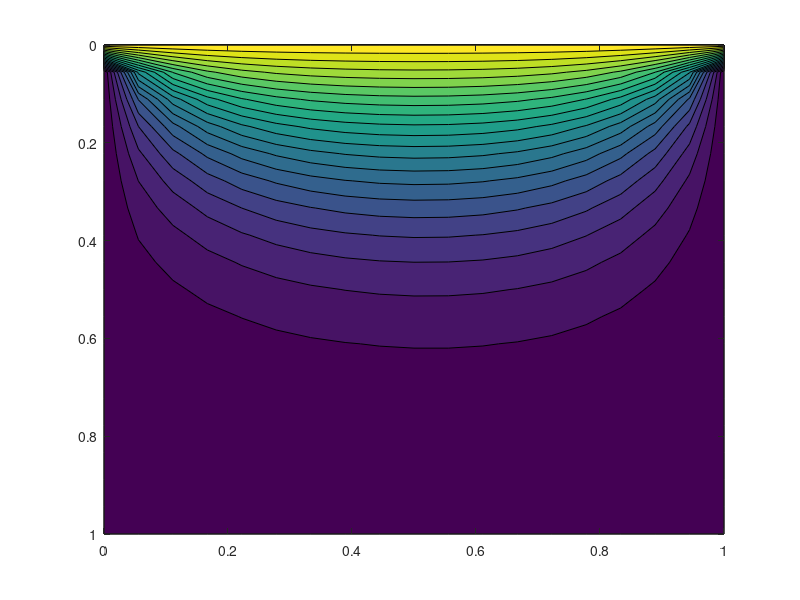

Here is the MATLAB script that generated this plot: (Note: this script raises an error after producing the figure.)
% SIMPLE Algorithm for the solution of the lid-cavity problem
% Discretization scheme used: Hybrid-scheme
%
% Mateus Dias Ribeiro
% 16.03.2014

clear all;
clc;

% Problem variables
L = 1; %input('Enter the cavity size L: [m] \n');
U = 0.1; %input('Enter the velocity U: [m/s] \n');
mi = 1; %input('Enter the viscosity: [Ns/m2] \n');
ro = 1; %input('Enter the density: [kg/m3] \n');
alpha = 0.5; % input('Enter the under-relaxation factor alpha \n');
n = 19; %input('Enter the grid order n: \n');

gamma = mi;
Re = ro*U*L/mi;

% Definitions of the u, v and P fields
u0 = zeros(n);
u = zeros(n);
v0 = zeros(n);
v = zeros(n);
P0 = zeros(n);
Pl = zeros(n);
P = zeros(n);

x = linspace(0,1,n);
y = x;

deltax = L/n;
deltay = L/n;

Ax = deltay*1;
Ay = deltax*1;

Dx = gamma*Ax/deltax;
Dy = gamma*Ay/deltay;

% Inference of the U value on the top of the cavity
for(i=1:n)
u0(1,i) = U;
u(1,i) = U;
end

res = 10;
st=0;
cont=0;

while st~=1
    % Obtaining u0 field
in =1;
while in<=30

for(i=2:n-1)
    for(j=2:n-1)
        Fe = 0.5*ro*Ax*(u(i,j)+u(i,j+1));
        Fw = 0.5*ro*Ax*(u(i,j)+u(i,j-1));
        Fn = 0.5*ro*Ay*(v(i-1,j)+v(i-1,j-1));
        Fs = 0.5*ro*Ay*(v(i,j)+v(i,j-1));
      
        ae=abs(max(max(-Fe,(Dx-Fe/2)),0));
        aw=abs(max(max(Fw,(Dx+Fw/2)),0));
        an=abs(max(max(-Fn,(Dy-Fn/2)),0));
        as=abs(max(max(Fs,(Dy+Fs/2)),0));
      
        ap = ae + aw + an + as + (Fe-Fw) + (Fn-Fs);
      
        u0(i,j) = (ae*u0(i,j+1) + aw*u0(i,j-1) + an*u0(i-1,j) + as*u0(i+1,j) + (P0(i,j-1) - P0(i,j))*Ax)/ap;
    end
end

in=in+1;
end

    % Obtaining v0 field
in =1;
while in<=30

for(i=2:n-1)
    for(j=2:n-1)
        Fe = 0.5*ro*Ax*(u(i,j+1)+u(i+1,j+1));
        Fw = 0.5*ro*Ax*(u(i,j)+u(i+1,j));
        Fn = 0.5*ro*Ay*(v(i,j)+v(i-1,j));
        Fs = 0.5*ro*Ay*(v(i,j)+v(i+1,j));
      
        ae=abs(max(max(-Fe,(Dx-Fe/2)),0));
        aw=abs(max(max(Fw,(Dx+Fw/2)),0));
        an=abs(max(max(-Fn,(Dy-Fn/2)),0));
        as=abs(max(max(Fs,(Dy+Fs/2)),0));
      
        ap = ae + aw + an + as + (Fe-Fw) + (Fn-Fs);
      
        v0(i,j) = (ae*v0(i,j+1) + aw*v0(i,j-1) + an*v0(i-1,j) + as*v0(i+1,j) + (P0(i+1,j) - P0(i,j))*Ay)/ap;
    end
end

in=in+1;
end

% Obtaining Pl (Pressure deviation)
in =1;
while in<=30

for(i=1:n)
    for(j=1:n)
    if((i==1)&&(j==1))   % corner up-left
        Fe = ro*Ax*(u(i,j+1));
        Fw = ro*Ax*(u(i,j));
        Fn = 0;
        Fs = ro*Ay*(v(i,j));
      
        ae=abs(max(max(-Fe,(Dx-Fe/2)),0));
        aw=abs(max(max(Fw,(Dx+Fw/2)),0));
        an=0;
        as=abs(max(max(Fs,(Dy+Fs/2)),0));
      
        de = Ax/ae;
        dw = Ax/aw;
        ds = Ay/as;
      
        aE = ro*de*Ax;
        aW = ro*dw*Ax;
        aS = ro*ds*Ay;
      
        aP = aE + aW + aS;
      
        b(i,j) = (ro*u0(i,j) - ro*u0(i,j+1))*Ax + (ro*v0(i,j) - 0)*Ay;
      
        %Pl(i,j) = (aE*Pl(i,j+1) + aS*Pl(i+1,j) + b(i,j))/aP;
        Pl(i,j) = 0;
        
    elseif((i==1)&&(j==n))   % corner up-right
        Fe = 0;
        Fw = ro*Ax*(u(i,j));
        Fn = 0;
        Fs = ro*Ay*(v(i,j));
      
        ae=0;
        aw=abs(max(max(Fw,(Dx+Fw/2)),0));
        an=0;
        as=abs(max(max(Fs,(Dy+Fs/2)),0));
      
        dw = Ax/aw;
        ds = Ay/as;
      
        aW = ro*dw*Ax;
        aS = ro*ds*Ay;
      
        aP = aW + aS;
      
        b(i,j) = (ro*u0(i,j) - 0)*Ax + (ro*v0(i,j) - 0)*Ay;
      
        %Pl(i,j) = (aW*Pl(i,j-1) + aS*Pl(i+1,j) + b(i,j))/aP;
        Pl(i,j) = 0;
        
     elseif((i==n)&&(j==1))   % corner down-left
        Fe = ro*Ax*(u(i,j+1));
        Fw = ro*Ax*(u(i,j));
        Fn = ro*Ay*(v(i-1,j));
        Fs = ro*Ay*(v(i,j));
      
        ae=abs(max(max(-Fe,(Dx-Fe/2)),0));
        aw=abs(max(max(Fw,(Dx+Fw/2)),0));
        an=abs(max(max(-Fn,(Dy-Fn/2)),0));
        as=abs(max(max(Fs,(Dy+Fs/2)),0));
      
        de = Ax/ae;
        dw = Ax/aw;
        dn = Ay/an;
        ds = Ay/as;
      
        aE = ro*de*Ax;
        aW = ro*dw*Ax;
        aN = ro*dn*Ay;
        aS = ro*ds*Ay;
      
        aP = aE + aW + aN + aS;
      
        b(i,j) = (ro*u0(i,j) - ro*u0(i,j+1))*Ax + (ro*v0(i,j) - ro*v0(i-1,j))*Ay;
      
        Pl(i,j) = (aE*Pl(i,j+1) + aN*Pl(i-1,j) + b(i,j))/aP;
        %Pl(i,j) = 0;
        
     elseif((i==n)&&(j==n))   % corner down-right
    Fe = 0;
        Fw = ro*Ax*(u(i,j));
        Fn = ro*Ay*(v(i-1,j));
        Fs = ro*Ay*(v(i,j));
      
        ae=0;
        aw=abs(max(max(Fw,(Dx+Fw/2)),0));
        an=abs(max(max(-Fn,(Dy-Fn/2)),0));
        as=abs(max(max(Fs,(Dy+Fs/2)),0));
      
        dw = Ax/aw;
        dn = Ay/an;
        ds = Ay/as;
      
        aW = ro*dw*Ax;
        aN = ro*dn*Ay;
        aS = ro*ds*Ay;
      
        aP = aW + aN + aS;
      
        b(i,j) = (ro*u0(i,j) - 0)*Ax + (ro*v0(i,j) - ro*v0(i-1,j))*Ay;
      
        Pl(i,j) = (aW*Pl(i,j-1) + aN*Pl(i-1,j) + b(i,j))/aP;
        %Pl(i,j) = 0;
    
    elseif((i~=1)&&(i~=n)&&(j==1))   % wall left
        Fe = ro*Ax*(u(i,j+1));
        Fw = ro*Ax*(u(i,j));
        Fn = ro*Ay*(v(i-1,j));
        Fs = ro*Ay*(v(i,j));
      
        ae=abs(max(max(-Fe,(Dx-Fe/2)),0));
        aw=abs(max(max(Fw,(Dx+Fw/2)),0));
        an=abs(max(max(-Fn,(Dy-Fn/2)),0));
        as=abs(max(max(Fs,(Dy+Fs/2)),0));
      
        de = Ax/ae;
        dw = Ax/aw;
        dn = Ay/an;
        ds = Ay/as;
      
        aE = ro*de*Ax;
        aW = ro*dw*Ax;
        aN = ro*dn*Ay;
        aS = ro*ds*Ay;
      
        aP = aE + aW + aN + aS;
      
        b(i,j) = (ro*u0(i,j) - ro*u0(i,j+1))*Ax + (ro*v0(i,j) - ro*v0(i-1,j))*Ay;
      
        Pl(i,j) = (aE*Pl(i,j+1) + aN*Pl(i-1,j) + aS*Pl(i+1,j) + b(i,j))/aP;
        
     elseif((i~=1)&&(i~=n)&&(j==n))   % wall right
        Fe = 0;
        Fw = ro*Ax*(u(i,j));
        Fn = ro*Ay*(v(i-1,j));
        Fs = ro*Ay*(v(i,j));
      
        ae=0;
        aw=abs(max(max(Fw,(Dx+Fw/2)),0));
        an=abs(max(max(-Fn,(Dy-Fn/2)),0));
        as=abs(max(max(Fs,(Dy+Fs/2)),0));
      
        dw = Ax/aw;
        dn = Ay/an;
        ds = Ay/as;
      
        aW = ro*dw*Ax;
        aN = ro*dn*Ay;
        aS = ro*ds*Ay;
      
        aP = aW + aN + aS;
      
        b(i,j) = (ro*u0(i,j) - 0)*Ax + (ro*v0(i,j) - ro*v0(i-1,j))*Ay;
      
        Pl(i,j) = (aW*Pl(i,j-1) + aN*Pl(i-1,j) + aS*Pl(i+1,j) + b(i,j))/aP;
        
     elseif((j~=1)&&(j~=n)&&(i==1))   % wall top
        Fe = ro*Ax*(u(i,j+1));
        Fw = ro*Ax*(u(i,j));
        Fn = 0;
        Fs = ro*Ay*(v(i,j));
      
        ae=abs(max(max(-Fe,(Dx-Fe/2)),0));
        aw=abs(max(max(Fw,(Dx+Fw/2)),0));
        an=0;
        as=abs(max(max(Fs,(Dy+Fs/2)),0));
      
        de = Ax/ae;
        dw = Ax/aw;
        ds = Ay/as;
      
        aE = ro*de*Ax;
        aW = ro*dw*Ax;
        aS = ro*ds*Ay;
      
        aP = aE + aW + aS;
      
        b(i,j) = (ro*u0(i,j) - ro*u0(i,j+1))*Ax + (ro*v0(i,j) - 0)*Ay;
      
        %Pl(i,j) = (aE*Pl(i,j+1) + aW*Pl(i,j-1) + aS*Pl(i+1,j) + b(i,j))/aP;
        Pl(i,j) = 0;
        
     elseif((j~=1)&&(j~=n)&&(i==n))   % wall bottom
        Fe = ro*Ax*(u(i,j+1));
        Fw = ro*Ax*(u(i,j));
        Fn = ro*Ay*(v(i-1,j));
        Fs = ro*Ay*(v(i,j));
      
        ae=abs(max(max(-Fe,(Dx-Fe/2)),0));
        aw=abs(max(max(Fw,(Dx+Fw/2)),0));
        an=abs(max(max(-Fn,(Dy-Fn/2)),0));
        as=abs(max(max(Fs,(Dy+Fs/2)),0));
      
        de = Ax/ae;
        dw = Ax/aw;
        dn = Ay/an;
        ds = Ay/as;
      
        aE = ro*de*Ax;
        aW = ro*dw*Ax;
        aN = ro*dn*Ay;
        aS = ro*ds*Ay;
      
        aP = aE + aW + aN + aS;
      
        b(i,j) = (ro*u0(i,j) - ro*u0(i,j+1))*Ax + (ro*v0(i,j) - ro*v0(i-1,j))*Ay;
      
        Pl(i,j) = (aE*Pl(i,j+1) + aW*Pl(i,j-1) + aN*Pl(i-1,j) + b(i,j))/aP;
        %Pl(i,j) = 0;
     
     else     
        Fe = ro*Ax*(u(i,j+1));
        Fw = ro*Ax*(u(i,j));
        Fn = ro*Ay*(v(i-1,j));
        Fs = ro*Ay*(v(i,j));
      
        ae=abs(max(max(-Fe,(Dx-Fe/2)),0));
        aw=abs(max(max(Fw,(Dx+Fw/2)),0));
        an=abs(max(max(-Fn,(Dy-Fn/2)),0));
        as=abs(max(max(Fs,(Dy+Fs/2)),0));
      
        de = Ax/ae;
        dw = Ax/aw;
        dn = Ay/an;
        ds = Ay/as;
      
        aE = ro*de*Ax;
        aW = ro*dw*Ax;
        aN = ro*dn*Ay;
        aS = ro*ds*Ay;
      
        aP = aE + aW + aN + aS;
      
        b(i,j) = (ro*u0(i,j) - ro*u0(i,j+1))*Ax + (ro*v0(i,j) - ro*v0(i-1,j))*Ay;
      
        Pl(i,j) = (aE*Pl(i,j+1) + aW*Pl(i,j-1) + aN*Pl(i-1,j) + aS*Pl(i+1,j) + b(i,j))/aP;
     end
    end
end

in=in+1;
end

% P correction
P = P0 + alpha*Pl;
P0 = P;


% u, v corrections
for(i=2:n-1)
    for(j=2:n-1)
        Fe = 0.5*ro*Ax*(u(i,j)+u(i,j+1));
        Fw = 0.5*ro*Ax*(u(i,j)+u(i,j-1));
        Fn = 0.5*ro*Ay*(v(i-1,j)+v(i-1,j-1));
        Fs = 0.5*ro*Ay*(v(i,j)+v(i,j-1));
      
        ae=abs(max(max(-Fe,(Dx-Fe/2)),0));
        aw=abs(max(max(Fw,(Dx+Fw/2)),0));
        an=abs(max(max(-Fn,(Dy-Fn/2)),0));
        as=abs(max(max(Fs,(Dy+Fs/2)),0));
        ap = ae + aw + an + as;
      
        dx = Ax/ap;
            
        u(i,j) = u0(i,j) + dx*(Pl(i,j-1) - Pl(i,j));
        u(i,j) = alpha*u(i,j) + (1-alpha)*u0(i,j);
    end
end
for(i=2:n-1)
    for(j=2:n-1)
        Fe = 0.5*ro*Ax*(u(i,j+1)+u(i+1,j+1));
        Fw = 0.5*ro*Ax*(u(i,j)+u(i+1,j));
        Fn = 0.5*ro*Ay*(v(i,j)+v(i-1,j));
        Fs = 0.5*ro*Ay*(v(i,j)+v(i+1,j));
      
        ae=abs(max(max(-Fe,(Dx-Fe/2)),0));
        aw=abs(max(max(Fw,(Dx+Fw/2)),0));
        an=abs(max(max(-Fn,(Dy-Fn/2)),0));
        as=abs(max(max(Fs,(Dy+Fs/2)),0));
        ap = ae + aw + an + as;
      
        dy = Ay/ap;
            
        v(i,j) = v0(i,j) + dy*(Pl(i+1,j) - Pl(i,j));
        v(i,j) = alpha*v(i,j) + (1-alpha)*v0(i,j);
    end
end


res=(max(sqrt(mean((Pl).^2))))
res2=(max(sqrt(mean((u-u0).^2))))
res3=(max(sqrt(mean((v-v0).^2))))
rms1(cont+1) = res;
rms2(cont+1) = res2;
rms3(cont+1) = res3;

if res<0.0001
%if cont==1000
    st=1;
end

cont = cont + 1;

u0 = u;
v0 = v;

contourf(x,y,u,20), set(gca,'Ydir','reverse');
%pause
%contourf(x,y,P,20), set(gca,'Ydir','reverse');
%pause
%contourf(x,y,U,20), set(gca,'Ydir','reverse');
%pause
%contourf(x,y,P,20), set(gca,'Ydir','reverse');
h = streamslice(x,y,u,-v); set(gca,'Ydir','reverse');
set(h,'color','black');
drawnow;

end

pause


% Finding the center of the vortex
N = n*n;
%ip = 5;
%jp = 11;
for(ip=1:n)
    for(jp=1:n)

for (i=1:n)
    for (j=1:n)
        dx = j - jp;
        dy = ip - i;
        U = [u(i,j) v(i,j) 0];
        PM = [dx dy 0];
        angle(i,j) = atan2(norm(cross(U,PM)),dot(U,PM));
        sinangle(i,j) = sin(angle(i,j));
    end
end

I(ip,jp) = sum(sum(sinangle));
gamma1(ip,jp) = (1/N)*I(ip,jp);

    end

end

contourf(x,y,gamma1,20), set(gca,'Ydir','reverse');

% Calculating U Magnitude
for (i=1:n)
    for (j=1:n)
        U(i,j) = sqrt(u(i,j)^2+v(i,j)^2);
    end
end

pause
contourf(x,y,P,20), set(gca,'Ydir','reverse');
pause
contourf(x,y,U,20), set(gca,'Ydir','reverse');


        
